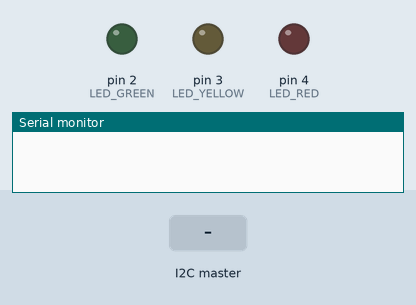
Bench run of a sketch on a simulated Arduino Uno, built with avr-gcc and run on an emulated ATmega328P. Shown: output pins drawn as LEDs (lit = HIGH), the last lines printed to the serial monitor. The test bench sets the inputs (shaded band).

Above: at 1.2 s.
1.3 s: the I2C master sends the byte 1
At 1.7 s:
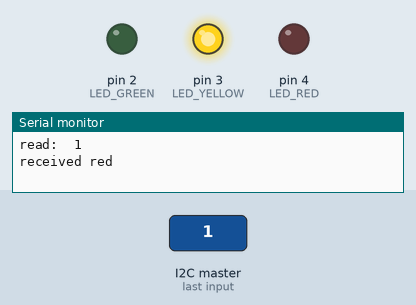
At 3.5 s:
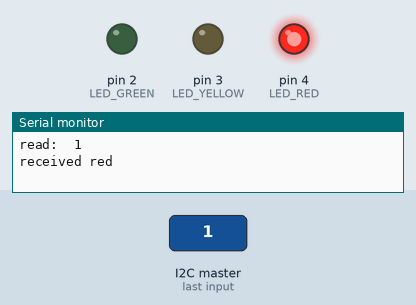
3.8 s: the I2C master sends the byte 0
Timing chart, 0 to 6.8 s (numbered marks = the images above; inputs shaded):
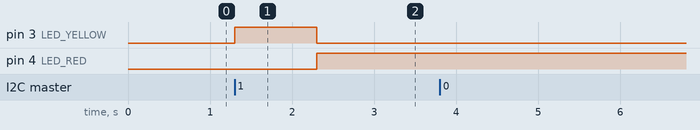

Measured:
- after the input at 1.3 s, pin 3 (LED_YELLOW): LOW → HIGH at once, → LOW 1.0 s later; pin 4 (LED_RED): LOW → HIGH after 1.0 s

The sketch:

Slave_Uno2.ino
```cpp
#include <Arduino.h>
#include <Wire.h>
#define PRINT(var) Serial.print(#var ":\t"); Serial.print(var); Serial.print('\t')
#define PRINTLN(var) Serial.print(#var ":\t"); Serial.println(var)


//SCL is on pin A5
//SDA is on pin A4
#define Slave_address_2 2
#define status_RED 1
#define status_GREEN 3
#define status_YELLOW_BLINK 5
#define LED_GREEN   2
#define LED_YELLOW  3
#define LED_RED     4

byte read = 0;
byte status = 0;
byte newstatus = 0;
int print_delay = 0;

void setup() {
  Wire.begin(Slave_address_2);
  Wire.onReceive(receiveEvent);
  Wire.onRequest(requestEvent);
  Serial.begin(9600);
  pinMode(LED_GREEN, OUTPUT);
  pinMode(LED_YELLOW, OUTPUT);
  pinMode(LED_RED, OUTPUT);
}

void loop() {
  if ((status == status_YELLOW_BLINK) || (status != newstatus)){
    status = newstatus;
    switch (status) {
      case status_YELLOW_BLINK:
        digitalWrite(LED_GREEN, LOW);
        digitalWrite(LED_RED, LOW);
        digitalWrite(LED_YELLOW, HIGH);
        delay(1000);
        digitalWrite(LED_YELLOW, LOW);
        delay(1000);
        break;
      case status_RED:
        digitalWrite(LED_GREEN, LOW);
        digitalWrite(LED_YELLOW, HIGH);
        delay(1000);
        digitalWrite(LED_YELLOW, LOW);
        digitalWrite(LED_RED, HIGH);
        break;
      case status_GREEN:
        //turn on yellow for one second, then turn off red and yellow and turn on green
        digitalWrite(LED_RED, HIGH);
        digitalWrite(LED_YELLOW, HIGH);
        delay(1000);
        digitalWrite(LED_YELLOW, LOW);
        digitalWrite(LED_RED, LOW);
        digitalWrite(LED_GREEN, HIGH);
        break;
      default:
        break;
    }
  }
}

// function that executes whenever data is received from master
void receiveEvent(int howMany) {
    read = Wire.read();
    PRINTLN(read);
    switch (read){
      case status_GREEN:
        Serial.println("received green");
        newstatus = status_GREEN;
        break;

      case status_RED:
        Serial.println("received red");
        newstatus = status_RED;
        break;

      case status_YELLOW_BLINK:
        Serial.println("received yellow blink");
        newstatus = status_YELLOW_BLINK;
        break;

      default:
        Serial.println("parsing problem!!!");
        break;
    }
}


// function that executes whenever data is requested from master
void requestEvent() {
  //print what was sent only each K cycles not to slowdown system
  if (print_delay == 200){
    Serial.print("sent to master: ");
    PRINTLN(status);
    print_delay = 0;
  }
  Wire.write(status);
  print_delay++;
}
```
